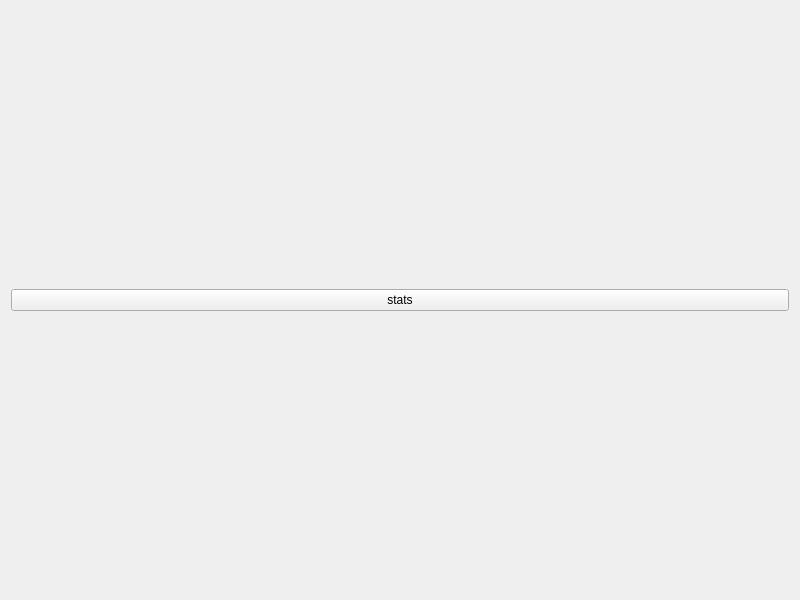
<?xml version="1.0" encoding="UTF-8"?>
<ui version="4.0">
    <class>statistics_page</class>
    <widget class="QWidget" name="statistics_page">
        <property name="geometry">
            <rect>
                <x>0</x>
                <y>0</y>
                <width>800</width>
                <height>600</height>
            </rect>
        </property>
        <property name="sizePolicy">
            <sizepolicy hsizetype="Expanding" vsizetype="Expanding">
                <horstretch>0</horstretch>
                <verstretch>0</verstretch>
            </sizepolicy>
        </property>
        <property name="windowTitle">
            <string>Form</string>
        </property>
        <layout class="QGridLayout" name="gridLayout_2">
            <item row="0" column="0">
                <layout class="QGridLayout" name="gridLayout">
                    <item row="0" column="0">
                        <widget class="QPushButton" name="pushButton">
                            <property name="text">
                                <string>stats</string>
                            </property>
                        </widget>
                    </item>
                </layout>
            </item>
        </layout>
    </widget>
    <resources/>
    <connections/>
</ui>
